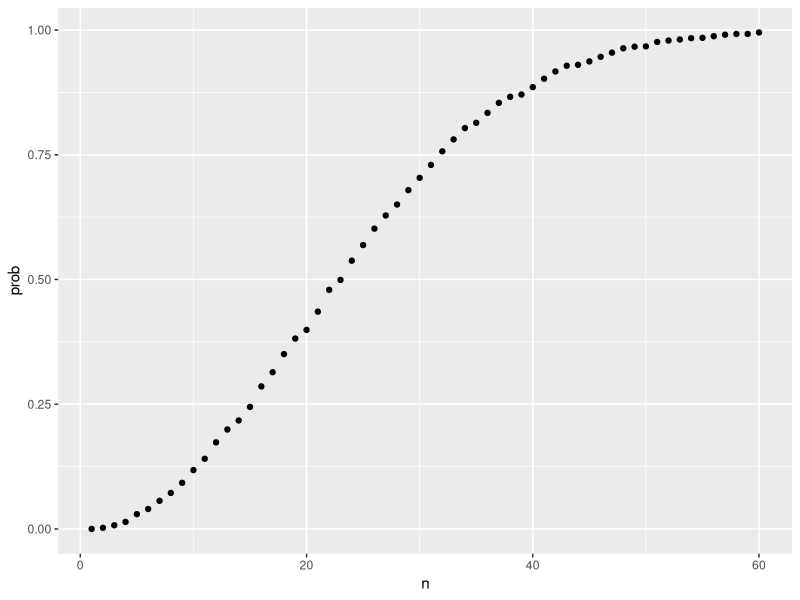
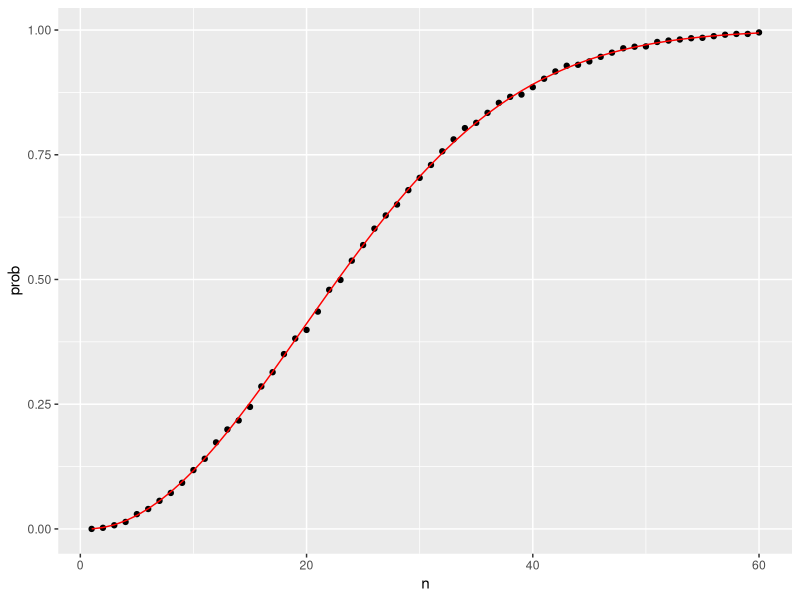
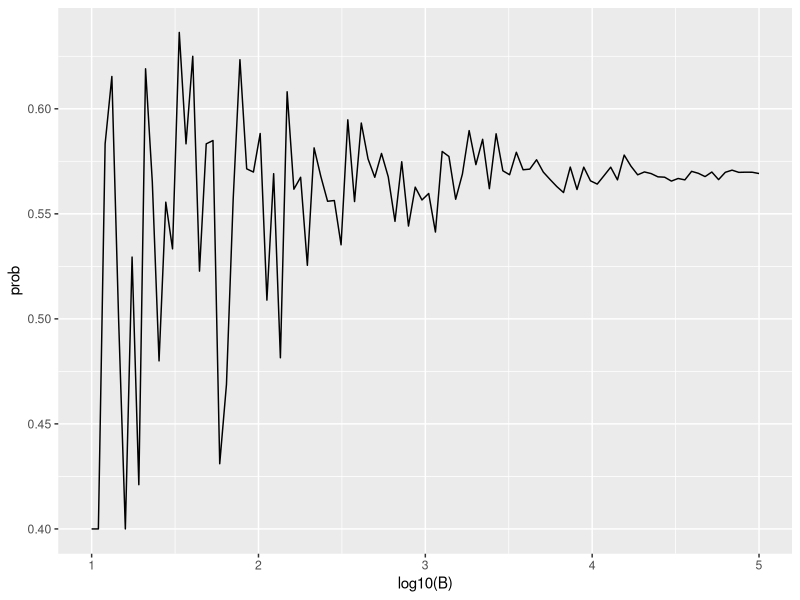

Write R code to recreate these figures, in order.
## ---- chunk 1
beads <- rep(c("red", "blue"), times = c(2,3))
beads
## ---- chunk 2
sample(beads, 1)
## ---- chunk 3
B <- 10000
events <- replicate(B, sample(beads, 1))
## ---- chunk 4
tab <- table(events)
tab
## ---- chunk 5
prop.table(tab)
## ---- chunk 6
set.seed(1986) 
## ---- chunk 7
sample(beads, 5)
sample(beads, 5)
sample(beads, 5)
## ---- chunk 8
events <- sample(beads, B, replace = TRUE)
prop.table(table(events))
## ---- chunk 9
x <- sample(beads, 5)
## ---- chunk 10
x[2:5]
## ---- chunk 11
number <- "Three"
suit <- "Hearts"
paste(number, suit)
## ---- chunk 12
paste(letters[1:5], as.character(1:5))
## ---- chunk 13
expand.grid(pants = c("blue", "black"), shirt = c("white", "grey", "plaid"))
## ---- chunk 14
suits <- c("Diamonds", "Clubs", "Hearts", "Spades")
numbers <- c("Ace", "Deuce", "Three", "Four", "Five", "Six", "Seven", 
             "Eight", "Nine", "Ten", "Jack", "Queen", "King")
deck <- expand.grid(number=numbers, suit=suits)
deck <- paste(deck$number, deck$suit)
## ---- chunk 15
kings <- paste("King", suits)
mean(deck %in% kings)
## ---- chunk 16
library(gtools)
permutations(3, 2)
## ---- chunk 17
all_phone_numbers <- permutations(10, 7, v = 0:9)
n <- nrow(all_phone_numbers)
index <- sample(n, 5)
all_phone_numbers[index,]
## ---- chunk 18
hands <- permutations(52, 2, v = deck)
## ---- chunk 19
first_card <- hands[,1]
second_card <- hands[,2]
## ---- chunk 20
kings <- paste("King", suits)
sum(first_card %in% kings)
## ---- chunk 21
sum(first_card%in%kings & second_card%in%kings) / sum(first_card%in%kings)
## ---- chunk 22
mean(first_card%in%kings & second_card%in%kings) / mean(first_card%in%kings)
## ---- chunk 23
combinations(3,2)
## ---- chunk 24
aces <- paste("Ace", suits)

facecard <- c("King", "Queen", "Jack", "Ten")
facecard <- expand.grid(number = facecard, suit = suits)
facecard <- paste(facecard$number, facecard$suit)

hands <- combinations(52, 2, v = deck)
mean(hands[,1] %in% aces & hands[,2] %in% facecard)
## ---- chunk 25
mean((hands[,1] %in% aces & hands[,2] %in% facecard) |
       (hands[,2] %in% aces & hands[,1] %in% facecard))
## ---- chunk 26
hand <- sample(deck, 2)
hand
## ---- chunk 27
(hands[1] %in% aces & hands[2] %in% facecard) | 
  (hands[2] %in% aces & hands[1] %in% facecard)
## ---- chunk 28
blackjack <- function(){
   hand <- sample(deck, 2)
  (hand[1] %in% aces & hand[2] %in% facecard) | 
    (hand[2] %in% aces & hand[1] %in% facecard)
}
## ---- chunk 29
blackjack()
## ---- chunk 30
B <- 10000
results <- replicate(B, blackjack())
mean(results)
## ---- chunk 31
B <- 10000
monty_hall <- function(strategy){
  doors <- as.character(1:3)
  prize <- sample(c("car", "goat", "goat"))
  prize_door <- doors[prize == "car"]
  my_pick  <- sample(doors, 1)
  show <- sample(doors[!doors %in% c(my_pick, prize_door)],1)
  stick <- my_pick
  stick == prize_door
  switch <- doors[!doors%in%c(my_pick, show)]
  choice <- ifelse(strategy == "stick", stick, switch)
  choice == prize_door
}
stick <- replicate(B, monty_hall("stick"))
mean(stick)
switch <- replicate(B, monty_hall("switch"))
mean(switch)
## ---- chunk 32
n <- 50
bdays <- sample(1:365, n, replace = TRUE)
## ---- chunk 33
duplicated(c(1,2,3,1,4,3,5))
## ---- chunk 34
any(duplicated(bdays))
## ---- chunk 35
B <- 10000
same_birthday <- function(n){
  bdays <- sample(1:365, n, replace=TRUE)
  any(duplicated(bdays))
}
results <- replicate(B, same_birthday(50))
mean(results)
## ---- chunk 36
compute_prob <- function(n, B=10000){
  results <- replicate(B, same_birthday(n))
  mean(results)
}
## ---- chunk 37
n <- seq(1,60)
prob <- sapply(n, compute_prob)
## ---- chunk 38
library(tidyverse)
prob <- sapply(n, compute_prob)
qplot(n, prob)
## ---- chunk 39
exact_prob <- function(n){
  prob_unique <- seq(365,365-n+1)/365 
  1 - prod( prob_unique)
}
eprob <- sapply(n, exact_prob)
qplot(n, prob) + geom_line(aes(n, eprob), col = "red")
## ---- chunk 40
B <- 10^seq(1, 5, len = 100)
compute_prob <- function(B, n=25){
  same_day <- replicate(B, same_birthday(n))
  mean(same_day)
}
prob <- sapply(B, compute_prob)
qplot(log10(B), prob, geom = "line")
## ---- chunk 41
(5/6)^6
## ---- chunk 42
1 - (0.6)^7
## ---- chunk 43
celtic_wins <- sample(c(0,1), 4, replace = TRUE, prob = c(0.6, 0.4))
## ---- chunk 44
B <- 10000
celtic_hav_wins <- function(){
  celtic_wins <- sample(c(0,1), 4, replace = TRUE, prob = c(0.6, 0.4))
  any(celtic_wins %in% "1")
}
events <- replicate(B, celtic_hav_wins())
mean(events)
## ---- chunk 45

## ---- chunk 46
prob_win <- function(p){
  B <- 10000
  result <- replicate(B, {
    b_win <- sample(c(1,0), 7, replace = TRUE, prob = c(1-p, p))
    sum(b_win)>=4
  })
  mean(result)
}
## ---- chunk 47

## ---- chunk 48
prob_win <- function(N, p=0.75){
  B <- 10000
  result <- replicate(B, {
    b_win <- sample(c(1,0), N, replace = TRUE, prob = c(1-p, p))
    sum(b_win)>=(N+1)/2
  })
  mean(result)
}
## ---- chunk 49

